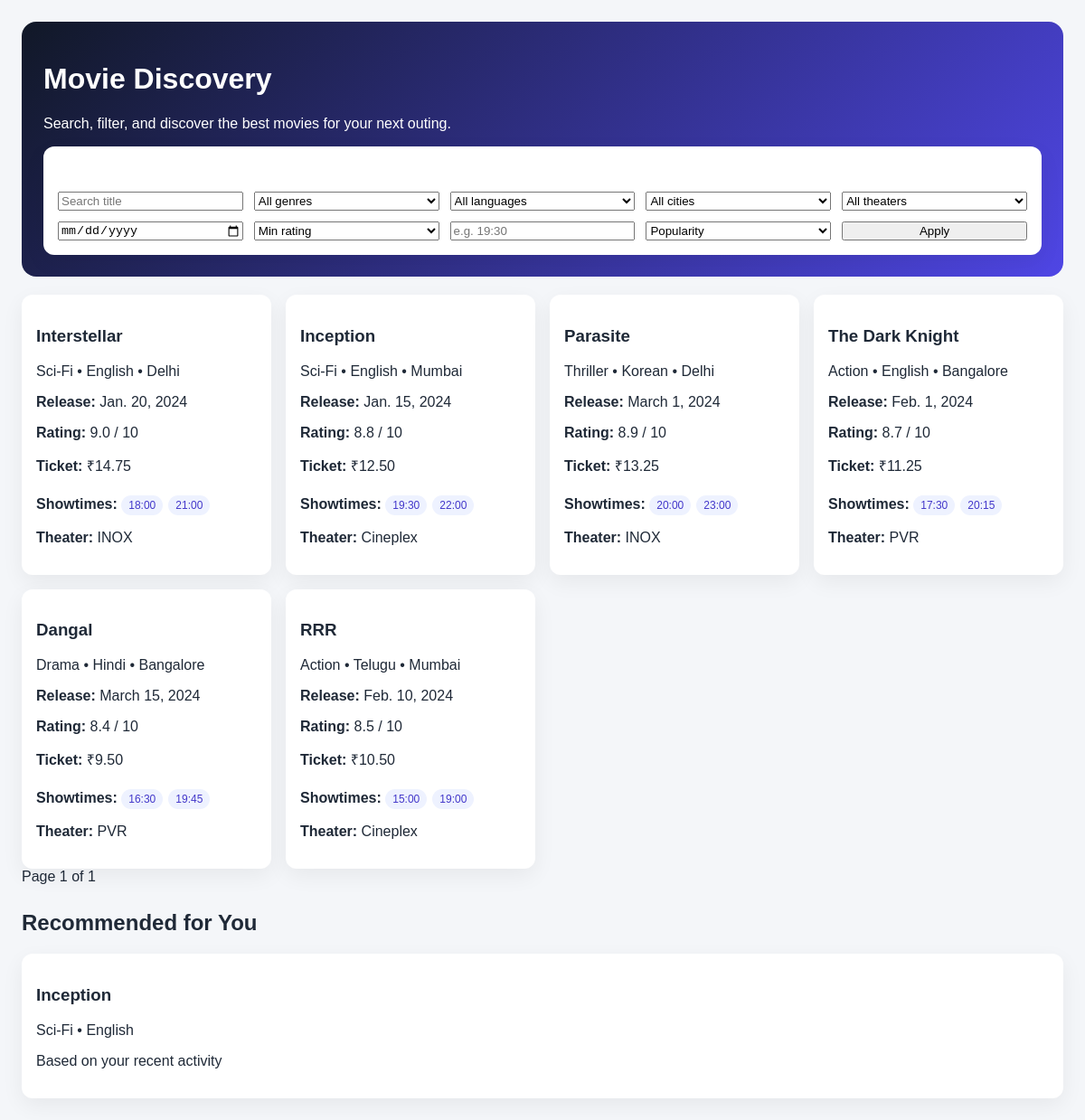
The page / on the database its author committed.
### movies/models.py (models this page shows, shortened)
class Movie(models.Model):
    title = models.CharField(max_length=200)
    genre = models.CharField(max_length=100)
    language = models.CharField(max_length=100)
    release_date = models.DateField()
    rating = models.FloatField()
    ticket_price = models.DecimalField(max_digits=6, decimal_places=2)
    show_timings = models.JSONField(default=list, blank=True)
    popularity = models.PositiveIntegerField(default=0)
    theater = models.ForeignKey(Theater, on_delete=models.CASCADE, related_name="movies")
    class Meta:
        ordering = ["-popularity"]

class Theater(models.Model):
    name = models.CharField(max_length=100)
    city = models.CharField(max_length=100)

### movies/views.py (the view)
# urls.py: path("", movie_discovery_view, name="movie-discovery"),
def movie_discovery_view(request):
    query = request.GET.get("q", "").strip()
    genre = request.GET.get("genre", "")
    language = request.GET.get("language", "")
    city = request.GET.get("city", "")
    theater = request.GET.get("theater", "")
    release_date = request.GET.get("release_date", "")
    rating = request.GET.get("rating", "")
    show_time = request.GET.get("show_time", "")
    sort_by = request.GET.get("sort_by", "popularity")
    page_number = request.GET.get("page", 1)
    queryset = Movie.objects.select_related("theater")
    if query:
        queryset = queryset.filter(Q(title__icontains=query) | Q(genre__icontains=query))
    if genre:
        queryset = queryset.filter(genre__iexact=genre)
    if language:
        queryset = queryset.filter(language__iexact=language)
    if city:
        queryset = queryset.filter(theater__city__iexact=city)
    if theater:
        queryset = queryset.filter(theater__name__iexact=theater)
    if release_date:
        queryset = queryset.filter(release_date=release_date)
    if rating:
        queryset = queryset.filter(rating__gte=float(rating))
    if show_time:
        queryset = queryset.filter(show_timings__contains=[show_time])
    order_map = {
        "popularity": "-popularity",
        "newest": "-release_date",
        "rating": "-rating",
        "price": "ticket_price",
    }
    queryset = queryset.order_by(order_map.get(sort_by, "-popularity"))
    paginator = Paginator(queryset, 6)
    page_obj = paginator.get_page(page_number)
    context = {
        "movies": page_obj,
        "recommendations": _get_recommendations("guest"),
        "genres": Movie.objects.values_list("genre", flat=True).distinct().order_by("genre"),
        "languages": Movie.objects.values_list("language", flat=True).distinct().order_by("language"),
        "cities": Theater.objects.values_list("city", flat=True).distinct().order_by("city"),
        "theaters": Theater.objects.values_list("name", flat=True).distinct().order_by("name"),
        "selected": {
            "q": query,
            "genre": genre,
            "language": language,
            "city": city,
            "theater": theater,
            "release_date": release_date,
            "rating": rating,
            "show_time": show_time,
            "sort_by": sort_by,
        },
        "total_count": queryset.count(),
    }
    return render(request, "movies/discovery.html", context)

### movies/views.py (called while the page is built)
def _get_recommendations(user_name: str):
    history_ids = list(BookingHistory.objects.filter(user_name=user_name).values_list("movie_id", flat=True))
    viewed_ids = list(RecentlyViewed.objects.filter(user_name=user_name).values_list("movie_id", flat=True))
    related_ids = history_ids + viewed_ids
    if not related_ids:
        return Movie.objects.none()
    return (
        Movie.objects.filter(id__in=related_ids)
        .order_by("-popularity")[:4]
    )

### templates/movies/discovery.html (shortened to what this page needs)
<!DOCTYPE html>
<html lang="en">
<head>
</head>
<body>
<div class="container">
    <div class="hero">
        <h1>Movie Discovery</h1>
        <p>Search, filter, and discover the best movies for your next outing.</p>
        <div class="card">
            <div class="controls">
                <strong>{{ total_count }} matching movies</strong>
                <span>Sorted by {{ selected.sort_by|default:"popularity" }}</span>
            </div>
            <form method="get">
                <input type="text" name="q" placeholder="Search title" value="{{ selected.q }}" />
                <select name="genre">
                    <option value="">All genres</option>
                </select>
                <select name="language">
                    <option value="">All languages</option>
                </select>
                <select name="city">
                    <option value="">All cities</option>
                </select>
                <select name="theater">
                    <option value="">All theaters</option>
                </select>
                <input type="date" name="release_date" value="{{ selected.release_date }}" />
                <select name="rating">
                    <option value="">Min rating</option>
                </select>
                <input type="text" name="show_time" placeholder="e.g. 19:30" value="{{ selected.show_time }}" />
                <select name="sort_by">
                    <option value="popularity" {% if selected.sort_by == 'popularity' %}selected{% endif %}>Popularity</option>
                </select>
                <button type="submit">Apply</button>
            </form>
        </div>
    </div>
    <section class="movie-grid">
        {% for movie in movies %}
        <article class="card">
            <h3>{{ movie.title }}</h3>
            <p>{{ movie.genre }} • {{ movie.language }} • {{ movie.theater.city }}</p>
            <p><strong>Release:</strong> {{ movie.release_date }}</p>
            <p><strong>Rating:</strong> {{ movie.rating }} / 10</p>
            <p><strong>Ticket:</strong> ₹{{ movie.ticket_price }}</p>
            <p><strong>Showtimes:</strong> {% for time in movie.show_timings %}<span class="pill">{{ time }}</span>{% endfor %}</p>
            <p><strong>Theater:</strong> {{ movie.theater.name }}</p>
        </article>
        {% empty %}
        <p>No movies matched your filters.</p>
        {% endfor %}
    </section>
    <div class="pagination">
        <span>Page {{ movies.number }} of {{ movies.paginator.num_pages }}</span>
    </div>
    <section class="recommendations">
        <h2>Recommended for You</h2>
        <div class="movie-grid">
            {% for recommendation in recommendations %}
            <article class="card">
                <h3>{{ recommendation.title }}</h3>
                <p>{{ recommendation.genre }} • {{ recommendation.language }}</p>
                <p>Based on your recent activity</p>
            </article>
            {% empty %}
            <p>No recommendations yet.</p>
            {% endfor %}
        </div>
    </section>
</div>
</body>
</html>

### templates/movies/discovery.html (style rules this page uses)
body { font-family: Arial, sans-serif; margin: 0; background: #f4f6f9; color: #1f2937; }
.container { max-width: 1180px; margin: 0 auto; padding: 24px; }
.hero { background: linear-gradient(135deg, #111827, #4f46e5); color: white; padding: 24px; border-radius: 16px; }
form { display: grid; grid-template-columns: repeat(auto-fit, minmax(180px, 1fr)); gap: 12px; margin-top: 16px; }
.card { background: white; border-radius: 12px; padding: 16px; box-shadow: 0 8px 24px rgba(0,0,0,0.06); }
.movie-grid { display: grid; grid-template-columns: repeat(auto-fit, minmax(260px, 1fr)); gap: 16px; margin-top: 20px; }
.pill { display: inline-block; background: #eef2ff; color: #4338ca; padding: 4px 8px; border-radius: 999px; font-size: 12px; margin-right: 6px; margin-top: 6px; }
.controls { display: flex; justify-content: space-between; align-items: center; gap: 12px; flex-wrap: wrap; }
.pagination a, .pagination span { margin-right: 8px; }
.recommendations { margin-top: 28px; }

### rows shown on the page
Movie: title "Interstellar", genre "Sci-Fi", language "English", theater.city "Delhi", release_date "Jan. 20, 2024", rating "9.0", ticket_price "14.75", show_timings "18:00" "21:00", theater.name "INOX"
Movie: title "Inception", genre "Sci-Fi", language "English", theater.city "Mumbai", release_date "Jan. 15, 2024", rating "8.8", ticket_price "12.50", show_timings "19:30" "22:00", theater.name "Cineplex"
Movie: title "Parasite", genre "Thriller", language "Korean", theater.city "Delhi", release_date "March 1, 2024", rating "8.9", ticket_price "13.25", show_timings "20:00" "23:00", theater.name "INOX"
Movie: title "The Dark Knight", genre "Action", language "English", theater.city "Bangalore", release_date "Feb. 1, 2024", rating "8.7", ticket_price "11.25", show_timings "17:30" "20:15", theater.name "PVR"
Movie: title "Dangal", genre "Drama", language "Hindi", theater.city "Bangalore", release_date "March 15, 2024", rating "8.4", ticket_price "9.50", show_timings "16:30" "19:45", theater.name "PVR"
Movie: title "RRR", genre "Action", language "Telugu", theater.city "Mumbai", release_date "Feb. 10, 2024", rating "8.5", ticket_price "10.50", show_timings "15:00" "19:00", theater.name "Cineplex"

### other values the page prints
{{ movies.number }} "1"
{{ movies.paginator.num_pages }} "1"
